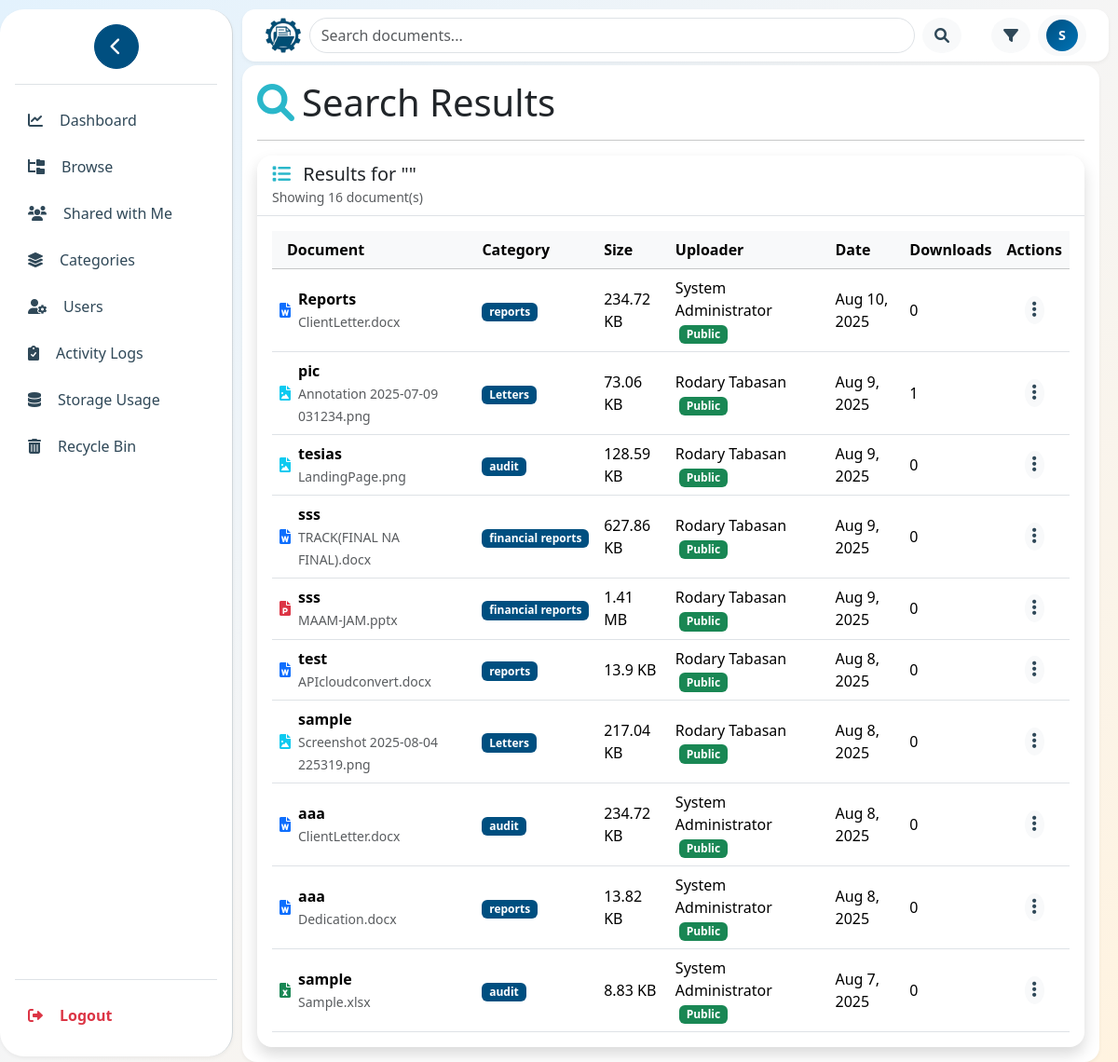
The page /documents/results.php (signed in) on the database as committed earlier.
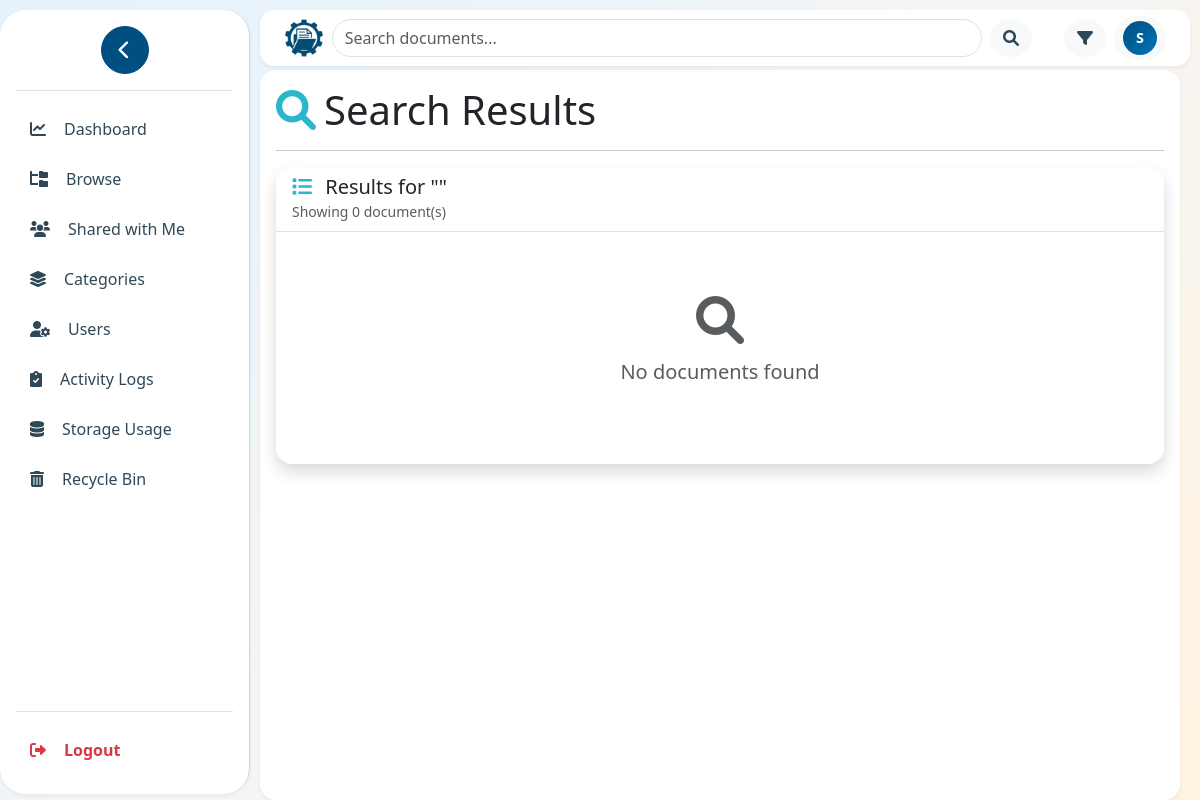
The same page on the database as committed later.
### tables this page shows
CREATE TABLE `documents` (
  `id` int(11) NOT NULL,
  `title` varchar(255) NOT NULL,
  `description` text DEFAULT NULL,
  `filename` varchar(255) NOT NULL,
  `original_filename` varchar(255) NOT NULL,
  `file_size` bigint(20) NOT NULL,
  `file_type` varchar(100) NOT NULL,
  `file_path` text NOT NULL,
  `folder_id` int(11) DEFAULT NULL,
  `category_id` int(11) DEFAULT NULL,
  `uploaded_by` int(11) NOT NULL,
  `is_public` tinyint(1) DEFAULT 0,
  `tags` text DEFAULT NULL,
  `download_count` int(11) DEFAULT 0,
  `created_at` datetime DEFAULT current_timestamp(),
  `updated_at` datetime DEFAULT current_timestamp() ON UPDATE current_timestamp(),
  `is_deleted` tinyint(1) DEFAULT 0,
  `deleted_at` datetime DEFAULT NULL
);

CREATE TABLE `categories` (
  `id` int(11) NOT NULL,
  `name` varchar(255) NOT NULL,
  `description` text DEFAULT NULL,
  `created_at` datetime DEFAULT current_timestamp(),
  `color` varchar(20) DEFAULT '#6c757d',
  `created_by` int(10) UNSIGNED NOT NULL
);

CREATE TABLE `users` (
  `id` int(11) NOT NULL,
  `username` varchar(100) NOT NULL,
  `email` varchar(100) NOT NULL,
  `password` varchar(200) NOT NULL,
  `full_name` varchar(100) DEFAULT NULL,
  `role` enum('user','admin','superadmin') DEFAULT 'user',
  `created_at` datetime DEFAULT current_timestamp(),
  `updated_at` datetime DEFAULT current_timestamp() ON UPDATE current_timestamp(),
  `is_logged_in` tinyint(1) DEFAULT 0,
  `status` enum('pending','active','disabled') DEFAULT 'pending'
);

### api/api_search.php (called while the page is built, shortened)
<?php
require_once '../config/database.php';
$sort_by     = $_GET['sort'] ?? 'created_at';
$sort_order  = ($_GET['order'] ?? 'desc') === 'asc' ? 'asc' : 'desc';
$page        = max(1, (int)($_GET['page'] ?? 1));
$where_conditions = [];
$params = [];
$where_conditions[] = '(d.is_deleted IS NULL OR d.is_deleted = 0)';
$where_conditions[] = "(d.uploaded_by = ? OR d.is_public = 1)";
$params[] = $_SESSION['user_id'];
$where_clause = implode(' AND ', $where_conditions);
$count_sql = "SELECT COUNT(*) as total FROM documents d WHERE $where_clause";
$count_query = $db->prepare($count_sql);
$count_query->execute($params);
$total_results = $count_query->fetch()['total'] ?? 0;
$offset = ($page - 1) * ITEMS_PER_PAGE;
$document_sql = "
    SELECT d.*, c.name as category_name, c.color as category_color, u.full_name as uploader_name
    FROM documents d
    LEFT JOIN categories c ON d.category_id = c.id
    LEFT JOIN users u ON d.uploaded_by = u.id
    WHERE $where_clause
    ORDER BY d.$sort_by $sort_order
    LIMIT " . ITEMS_PER_PAGE . " OFFSET $offset
";
$document_query = $db->prepare($document_sql);
$document_query->execute($params);
$documents = $document_query->fetchAll();
?>

### config/config.php (called while the page is built, shortened)
<?php
function formatFileSize($bytes) {
    $units = ['B', 'KB', 'MB', 'GB'];
    $bytes = max($bytes, 0);
    $pow = floor(($bytes ? log($bytes) : 0) / log(1024));
    $pow = min($pow, count($units) - 1);
    $bytes /= pow(1024, $pow);
    return round($bytes, 2) . ' ' . $units[$pow];
}
function getFileIcon($extension) {
    $icons = [
        'pdf' => 'fas fa-file-pdf text-danger',
        'doc' => 'fas fa-file-word text-primary',
        'docx' => 'fas fa-file-word text-primary',
        'txt' => 'fas fa-file-alt text-secondary',
        'jpg' => 'fas fa-file-image text-info',
        'jpeg' => 'fas fa-file-image text-info',
        'png' => 'fas fa-file-image text-info',
        'gif' => 'fas fa-file-image text-info',
        'zip' => 'fas fa-file-archive text-warning',
        'rar' => 'fas fa-file-archive text-warning',
        'xlsx' => 'fas fa-file-excel text-success',
        'xls' => 'fas fa-file-excel text-success',
        'ppt' => 'fas fa-file-powerpoint text-danger',
        'pptx' => 'fas fa-file-powerpoint text-danger'
    ];
    return $icons[strtolower($extension)] ?? 'fas fa-file text-muted';
}
?>

### documents/results.php (the view, shortened to what the changed rows need)
<?php
require_once '../includes/header.php';
include '../api/api_search.php';
$search = trim($_GET['search'] ?? '');
?>
<div class="row">
    <div class="col-md-12">
        <h1>
            <i class="fas fa-search me-2" style="color: #2AB7CA;"></i>Search Results
        </h1>
    </div>
</div>
<div class="card shadow rounded-4 border-0">
    <div class="card-header d-flex justify-content-between align-items-center bg-white border-bottom rounded-top-4">
        <div>
            <h5 class="mb-0">
                <i class="fas fa-list me-2" style="color: #2AB7CA;"></i> Results for "<?php echo htmlspecialchars($search); ?>"
            </h5>
            <small class="text-muted">Showing <?php echo number_format($total_results); ?> document(s)</small>
        </div>
    </div>
    <div class="card-body">
        <?php if (empty($documents)): ?>
        <div class="text-center py-5">
            <i class="fas fa-search fa-3x text-muted mb-3"></i>
            <h5 class="text-muted">No documents found</h5>
        </div>
        <?php else: ?>
            <table class="table table-hover align-middle mb-0">
                <thead class="table-light">
                    <tr>
                        <th class="ps-3">Document</th>
                        <th>Category</th>
                        <th>Size</th>
                        <th>Uploader</th>
                        <th>Date</th>
                        <th>Downloads</th>
                        <th class="text-center">Actions</th>
                    </tr>
                </thead>
                <tbody>
                    <?php foreach ($documents as $doc): ?>
                    <tr>
                        <td>
                            <div class="d-flex align-items-center">
                                <i class="<?php echo getFileIcon(pathinfo($doc['filename'], PATHINFO_EXTENSION)); ?> me-2"></i>
                                <div>
                                    <div class="fw-bold"><?php echo htmlspecialchars($doc['title']); ?></div>
                                    <small class="text-muted"><?php echo htmlspecialchars($doc['original_filename']); ?></small>
                                </div>
                            </div>
                        </td>
                        <td>
                            <?php if ($doc['category_name']): ?>
                            <span class="badge" style="background-color: <?php echo $doc['category_color']; ?>;">
                                <?php echo htmlspecialchars($doc['category_name']); ?>
                            </span>
                            <?php else: ?>
                            <span class="badge bg-secondary">Uncategorized</span>
                            <?php endif; ?>
                        </td>
                        <td><?php echo formatFileSize($doc['file_size']); ?></td>
                        <td>
                            <?php echo htmlspecialchars($doc['uploader_name']); ?>
                            <?php if ($doc['is_public']): ?>
                            <span class="badge bg-success ms-1">Public</span>
                            <?php endif; ?>
                        </td>
                        <td>
                            <span data-bs-toggle="tooltip" title="<?php echo date('F j, Y g:i A', strtotime($doc['created_at'])); ?>">
                                <?php echo date('M j, Y', strtotime($doc['created_at'])); ?>
                            </span>
                        </td>
                        <td><?php echo number_format($doc['download_count']); ?></td>
                        <td class="text-center">
                            <div class="dropdown">
                                <button class="btn btn-light btn-sm rounded-circle" type="button" id="docActions<?= $doc['id'] ?>" data-bs-toggle="dropdown" aria-expanded="false" style="border: none;" title="Actions">
                                    <i class="fas fa-ellipsis-v" style="font-size: 1.2rem; color: #2F4858;"></i>
                                </button>
                            </div>
                        </td>
                    </tr>
                    <?php endforeach; ?>
                </tbody>
            </table>
        <?php endif; ?>
    </div>
</div>

Rows that differ between the two databases and show on the page:
removed documents: title "Reports", original_filename "ClientLetter.docx", category.name "reports", file_size "234.72 KB", uploaded_by.full_name "System Administrator", is_public "Public", created_at "Aug 10, 2025", download_count "0"
removed documents: title "pic", original_filename "Annotation 2025-07-09 031234.png", category.name "Letters", file_size "73.06 KB", uploaded_by.full_name "Rodary Tabasan", is_public "Public", created_at "Aug 9, 2025", download_count "1"
removed documents: title "tesias", original_filename "LandingPage.png", category.name "audit", file_size "128.59 KB", uploaded_by.full_name "Rodary Tabasan", is_public "Public", created_at "Aug 9, 2025", download_count "0"
removed documents: title "sss", original_filename "TRACK(FINAL NA FINAL).docx", category.name "financial reports", file_size "627.86 KB", uploaded_by.full_name "Rodary Tabasan", is_public "Public", created_at "Aug 9, 2025", download_count "0"
removed documents: title "sss", original_filename "MAAM-JAM.pptx", category.name "financial reports", file_size "1.41 MB", uploaded_by.full_name "Rodary Tabasan", is_public "Public", created_at "Aug 9, 2025", download_count "0"
removed documents: title "test", original_filename "APIcloudconvert.docx", category.name "reports", file_size "13.9 KB", uploaded_by.full_name "Rodary Tabasan", is_public "Public", created_at "Aug 8, 2025", download_count "0"
removed documents: title "sample", original_filename "Screenshot 2025-08-04 225319.png", category.name "Letters", file_size "217.04 KB", uploaded_by.full_name "Rodary Tabasan", is_public "Public", created_at "Aug 8, 2025", download_count "0"
removed documents: title "aaa", original_filename "ClientLetter.docx", category.name "audit", file_size "234.72 KB", uploaded_by.full_name "System Administrator", is_public "Public", created_at "Aug 8, 2025", download_count "0"
removed documents: title "aaa", original_filename "Dedication.docx", category.name "reports", file_size "13.82 KB", uploaded_by.full_name "System Administrator", is_public "Public", created_at "Aug 8, 2025", download_count "0"
removed documents: title "sample", original_filename "Sample.xlsx", category.name "audit", file_size "8.83 KB", uploaded_by.full_name "System Administrator", is_public "Public", created_at "Aug 7, 2025", download_count "0"
Other text that changed with them:
$total_results: "16" → "0"
text no longer shown: "Document Category Size Uploader Date Downloads Actions"
text now shown: "No documents found"
